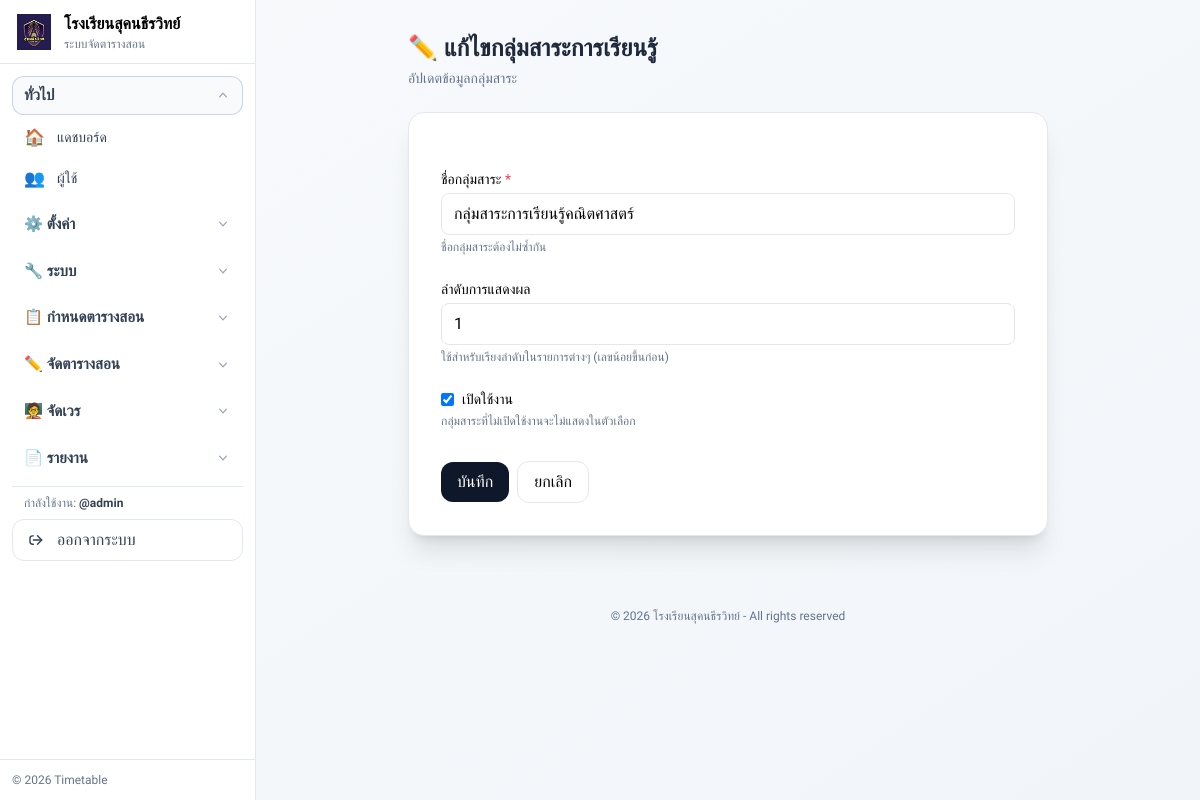
The page /subject_group_edit.php?id=1 (signed in) on the database its author committed.
### tables this page shows
CREATE TABLE `subject_groups` (
  `id` int(11) NOT NULL AUTO_INCREMENT,
  `name` varchar(255) NOT NULL COMMENT 'ชื่อกลุ่มสาระ',
  `display_order` int(11) NOT NULL DEFAULT 0 COMMENT 'ลำดับการแสดงผล',
  `is_active` tinyint(1) NOT NULL DEFAULT 1 COMMENT '1=ใช้งาน, 0=ไม่ใช้งาน',
  `created_at` timestamp NULL DEFAULT CURRENT_TIMESTAMP,
  `updated_at` timestamp NULL DEFAULT CURRENT_TIMESTAMP ON UPDATE CURRENT_TIMESTAMP,
  PRIMARY KEY (`id`),
  UNIQUE KEY `name` (`name`)
);

### app/helpers.php (called while the page is built, shortened)
<?php
function url($path = '') {
  $base = rtrim(BASE_URL, '/');
  $p = ltrim($path, '/');
  return $base . ($p ? '/' . $p : '');
}

### public/subject_group_edit.php (the view, shortened to what this page needs)
<?php
require_once __DIR__ . '/../app/helpers.php';
require_once __DIR__ . '/../app/db.php';
$id = (int)($_GET['id'] ?? 0);
$stmt = $pdo->prepare('SELECT id, name, display_order, is_active FROM subject_groups WHERE id = ?');
$stmt->execute([$id]);
$group = $stmt->fetch();
?>
<?php include __DIR__ . '/../partials/head.php'; ?>
<?php include __DIR__ . '/../partials/navbar.php'; ?>
<div class="max-w-2xl mx-auto px-4">
  <div class="mt-8 mb-6">
    <h1 class="text-2xl font-bold text-slate-800">✏️ แก้ไขกลุ่มสาระการเรียนรู้</h1>
    <p class="text-sm text-slate-500 mt-1">อัปเดตข้อมูลกลุ่มสาระ</p>
  </div>
  <form method="post" class="bg-white rounded-2xl shadow-xl border border-slate-200 p-8 space-y-6">
    <div>
      <label class="block text-sm mb-1">ชื่อกลุ่มสาระ <span class="text-rose-500">*</span></label>
      <input
        name="name"
        class="w-full border rounded-lg px-3 py-2"
        required
        value="<?= htmlspecialchars($_POST['name'] ?? $group['name'] ?? ''); ?>">
      <p class="text-xs text-slate-500 mt-1">ชื่อกลุ่มสาระต้องไม่ซ้ำกัน</p>
    </div>
    <div>
      <label class="block text-sm mb-1">ลำดับการแสดงผล</label>
      <input
        name="display_order"
        type="number"
        min="0"
        class="w-full border rounded-lg px-3 py-2"
        value="<?= (int)($_POST['display_order'] ?? $group['display_order'] ?? 0); ?>">
      <p class="text-xs text-slate-500 mt-1">ใช้สำหรับเรียงลำดับในรายการต่างๆ (เลขน้อยขึ้นก่อน)</p>
    </div>
    <div>
      <label class="flex items-center gap-2">
        <input
          type="checkbox"
          name="is_active"
          value="1"
          class="rounded"
          <?php
          $is_active = $_POST['is_active'] ?? $group['is_active'] ?? 1;
          echo $is_active ? 'checked' : '';
          ?>>
        <span class="text-sm">เปิดใช้งาน</span>
      </label>
      <p class="text-xs text-slate-500 mt-1">กลุ่มสาระที่ไม่เปิดใช้งานจะไม่แสดงในตัวเลือก</p>
    </div>
    <div class="flex items-center gap-2 pt-2">
      <button type="submit" class="px-4 py-2 rounded-xl bg-slate-900 text-white hover:opacity-90">
        บันทึก
      </button>
      <a href="<?= url('subject_groups.php'); ?>" class="px-4 py-2 rounded-xl border hover:bg-slate-50">
        ยกเลิก
      </a>
    </div>
  </form>
</div>
<?php include __DIR__ . '/../partials/footer.php'; ?>

### partials/head.php (style rules this page uses)
body { font-family: 'Sarabun', sans-serif; }
:root { --primary: #6366f1; --primary-dark: #4f46e5; --secondary: #8b5cf6; --success: #10b981; --danger: #ef4444; --warning: #f59e0b; }

### rows shown on the page
subject_groups: name "กลุ่มสาระการเรียนรู้คณิตศาสตร์", display_order "1", is_active "☑"
